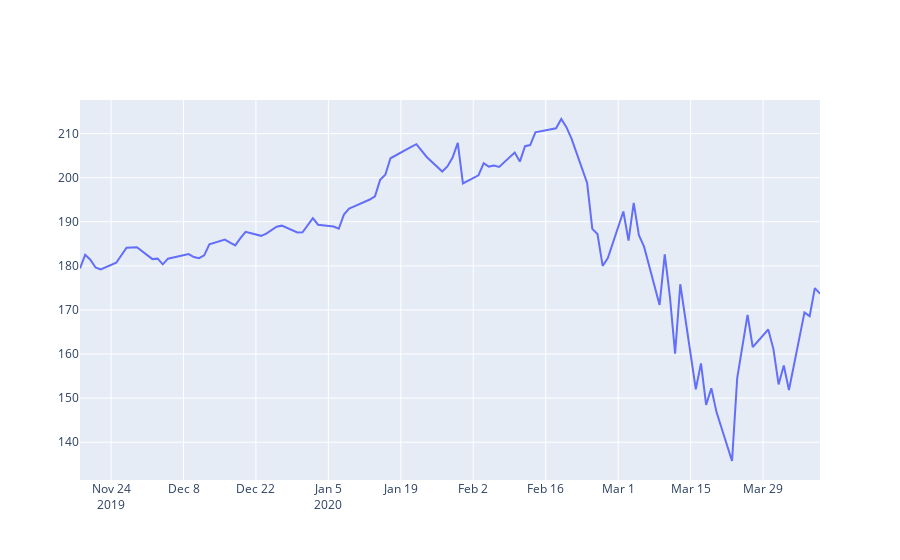

Here is the notebook cell this chart was saved with:
### Code cell
#adjusted close price of Visa
basicLineGraph(y["V"]["Date"],y["V"]["Adj Close Price"])
